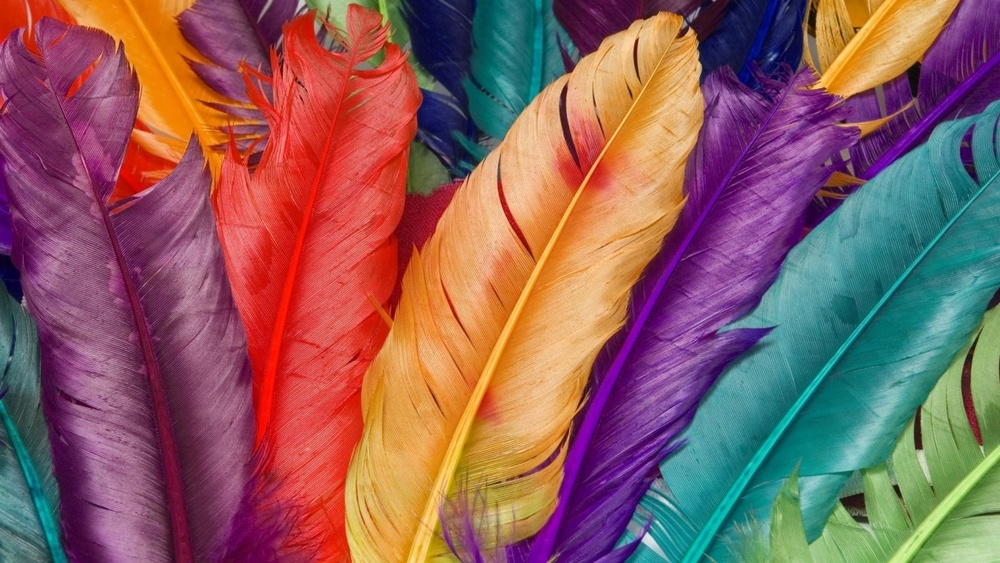
#> input picture hw1/assert/I0.jpg, 1000 x 563 px, shrunk from 1400 x 788 before the run, found by its file name
$ python question1.py
#> lines starting #> are read from the running program, lines starting #| are printed output that depends on the picture
import cv2
import numpy as np
import matplotlib.pyplot as plt

# 将附带的彩色图像转化为灰度图像

image = cv2.imread(r'.\assert\I0.jpg')
#> image is the input picture: shape (563, 1000, 3); mean B, G, R 93.9, 95.2, 139.8

# 1.计算公式 Gray = 0.3R + 0.59G + 0.11B
image_gray = image[:, :, 0] * 0.11 + image[:, :, 1] * 0.59 + image[:, :, 2] * 0.3
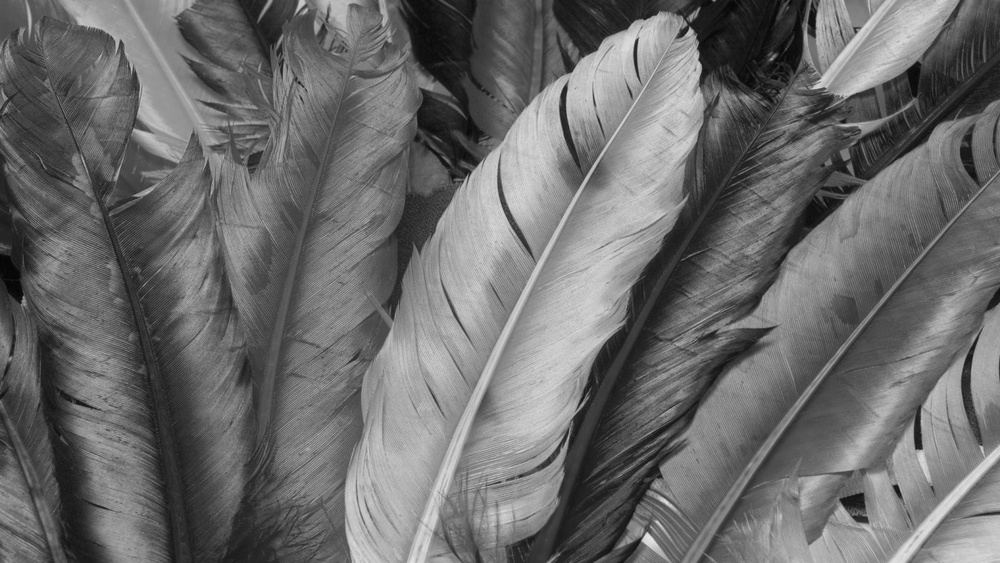
#> image_gray: shape (563, 1000) float64; min 4.8, max 230.7, mean 108.5
image_gray = image_gray.astype(np.uint8)

# 2.cv库自动转化为灰度图
image_gray_cv2 = cv2.cvtColor(image, cv2.COLOR_BGR2GRAY)

cv2.imwrite("assert/I1.jpg", image_gray_cv2)
